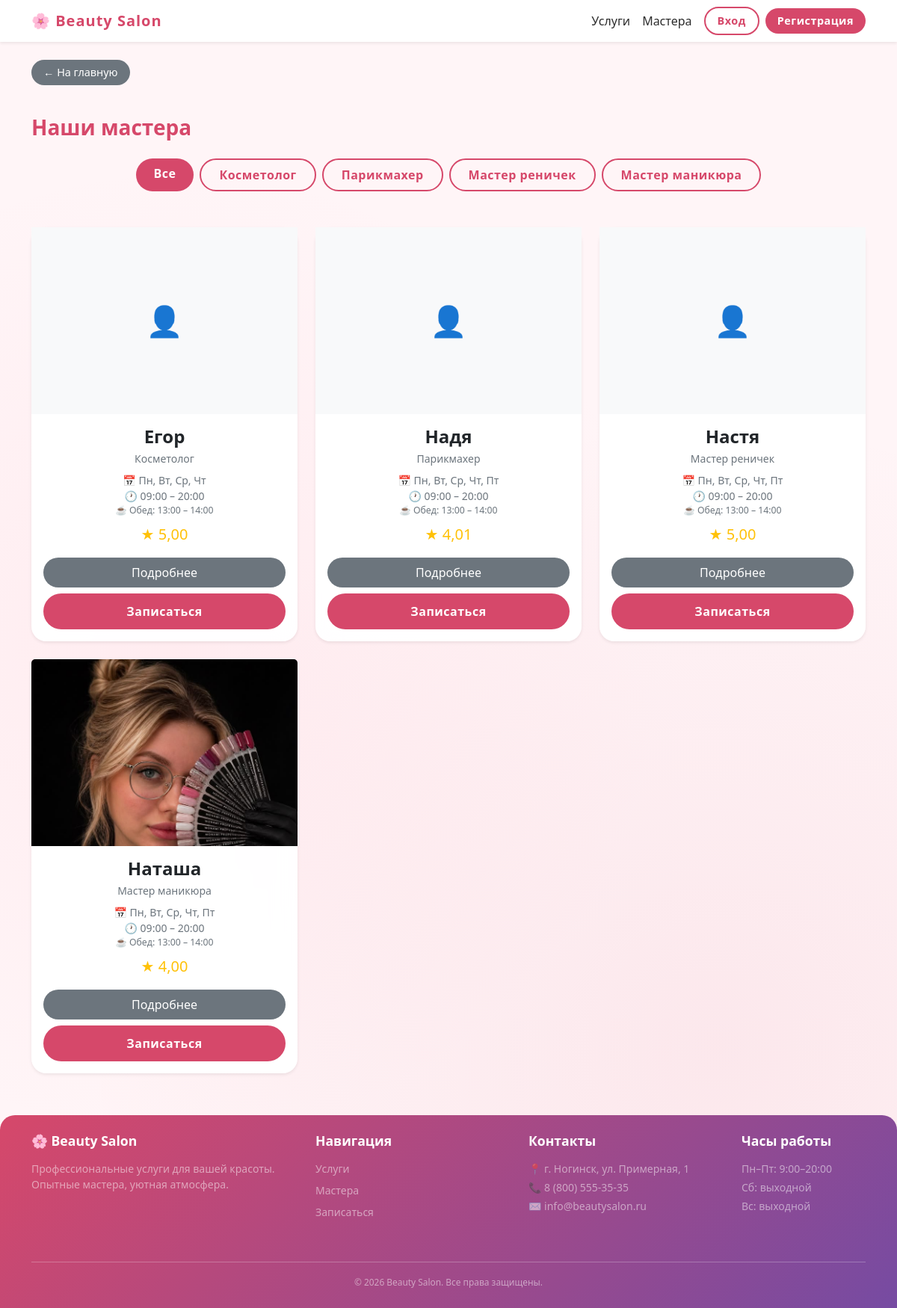
Page /masters/ on the committed database.
### catalogs/models.py (models this page shows, shortened)
class Master(models.Model):
    user = models.OneToOneField(
        CustomUser,
        on_delete=models.SET_NULL,
        null=True,
        blank=True,
        related_name='master_profile',
        verbose_name="Аккаунт мастера"
    )
    name = models.CharField("Имя", max_length=100)
    specialization = models.CharField("Специализация", max_length=100)
    photo = models.ImageField(upload_to='masters/', blank=True, null=True)
    rating = models.DecimalField(
        "Рейтинг",
        max_digits=3,
        decimal_places=2,
        default=0,
        validators=[MinValueValidator(0), MaxValueValidator(5)],
    )
    services = models.ManyToManyField(Service, related_name="masters", verbose_name="Услуги")
    work_days = models.CharField(
        "Рабочие дни",
        max_length=20,
        default="1,2,3,4,5",
        help_text="Номера дней через запятую: 1=Пн, 2=Вт, 3=Ср, 4=Чт, 5=Пт, 6=Сб, 7=Вс"
    )
    work_start = models.TimeField(
        "Начало рабочего дня",
        default="09:00",
        help_text="Например: 09:00"
    )
    work_end = models.TimeField(
        "Конец рабочего дня",
        default="20:00",
        help_text="Например: 20:00"
    )
    lunch_start = models.TimeField(
        "Начало обеда",
        default="13:00",
        blank=True,
        null=True,
        help_text="Оставьте пустым, если обеда нет"
    )
    lunch_end = models.TimeField(
        "Конец обеда",
        default="14:00",
        blank=True,
        null=True,
        help_text="Оставьте пустым, если обеда нет"
    )
    class Meta:
        verbose_name = "Мастер"
        verbose_name_plural = "Мастера"
        ordering = ["name"]
    def get_work_days_list(self):
        if not self.work_days:
            return []
        return [int(day.strip()) for day in self.work_days.split(',') if day.strip().isdigit()]
    def get_work_days_display(self):
        days_names = {
            1: "Пн", 2: "Вт", 3: "Ср", 4: "Чт",
            5: "Пт", 6: "Сб", 7: "Вс"
        }
        work_days = self.get_work_days_list()
        return ", ".join(days_names.get(d, "") for d in sorted(work_days))

### catalogs/views.py (the view)
# urls.py: path("masters/", views.masters_list, name="masters_list"),
def masters_list(request):
    specialization = request.GET.get("specialization")
    masters = Master.objects.all()
    active_specialization = None
    if specialization:
        active_specialization = specialization
        masters = masters.filter(specialization__icontains=specialization)
    specializations = Master.objects.values_list('specialization', flat=True).distinct()
    return render(request, "catalogs/masters_list.html", {
        "masters": masters,
        "specializations": specializations,
        "active_specialization": active_specialization,
    })

### templates/catalogs/masters_list.html (shortened to what this page needs)
{% extends "base.html" %}
{% block content %}
    <h3 class="fw-bold mb-4 text-accent">Наши мастера</h3>
    {% if specializations %}
    <div class="d-flex flex-wrap justify-content-center gap-2 mb-5">
        <a href="{% url 'catalogs:masters_list' %}"
           class="{% if active_specialization is None %}btn-main{% else %}btn-outline-main{% endif %} rounded-pill-custom px-4 py-2">
            Все
        </a>
        {% for spec in specializations %}
        <a href="{% url 'catalogs:masters_list' %}?specialization={{ spec }}"
           class="{% if active_specialization == spec %}btn-main{% else %}btn-outline-main{% endif %} rounded-pill-custom px-4 py-2">
            {{ spec }}
        </a>
        {% endfor %}
    </div>
    {% endif %}
    <div class="row g-4">
        {% for master in masters %}
        <div class="col-md-4 col-sm-6">
            <div class="card h-100 border-0 shadow-sm hover-shadow transition">
                {% if master.photo %}
                <img src="{{ master.photo.url }}" class="card-img-top" alt="{{ master.name }}" style="height: 250px; object-fit: cover; object-position: top;">
                {% else %}
                <div class="d-flex align-items-center justify-content-center bg-light" style="height: 250px;">
                    <span class="text-muted-custom fs-1">👤</span>
                </div>
                {% endif %}
                <div class="card-body d-flex flex-column text-center">
                    <h4 class="card-title fw-bold mb-1">{{ master.name }}</h4>
                    <p class="text-muted-custom mb-2 small">{{ master.specialization }}</p>
                    <div class="mb-2 small">
                        <div class="text-muted-custom">📅 {{ master.get_work_days_display }}</div>
                        <div class="text-muted-custom">
                            🕐 {{ master.work_start|time:"H:i" }} – {{ master.work_end|time:"H:i" }}
                        </div>
                        {% if master.lunch_start and master.lunch_end %}
                            <div class="text-muted-custom small">
                                ☕ Обед: {{ master.lunch_start|time:"H:i" }} – {{ master.lunch_end|time:"H:i" }}
                            </div>
                        {% endif %}
                    </div>
                    {% if master.rating > 0 %}
                    <div class="mb-3 text-warning fs-5">★ {{ master.rating }}</div>
                    {% else %}
                    <div class="mb-3 text-muted-custom small">Рейтинг пока не установлен</div>
                    {% endif %}
                    <div class="mt-auto d-grid gap-2">
                        <button type="button"
                                class="btn-secondary-custom rounded-pill-custom"
                                data-bs-toggle="modal"
                                data-bs-target="#masterModal"
                                data-bs-title="{{ master.name }}"
                                data-bs-desc="{{ master.specialization }}"
                                data-bs-rating="{{ master.rating }}"
                                data-bs-schedule="{{ master.get_work_days_display }}, {{ master.work_start|time:'H:i' }} – {{ master.work_end|time:'H:i' }}">
                            Подробнее
                        </button>
                        <a href="{% url 'catalogs:create_appointment' %}?master={{ master.id }}" class="btn-main rounded-pill-custom">
                            Записаться
                        </a>
                    </div>
                </div>
            </div>
        </div>
        {% empty %}
        <div class="col-12 text-center py-5 bg-light rounded-3">
            <p class="lead text-muted-custom mb-0">Пока нет добавленных мастеров 😔</p>
            <a href="{% url 'catalogs:services_list' %}" class="btn-outline-main mt-3 rounded-pill-custom">Посмотреть услуги</a>
        </div>
        {% endfor %}
    </div>
{% endblock %}

### templates/base.html (shortened to what this page needs)
{% load static %}
<!DOCTYPE html>
<html lang="ru">
<head>
    <link href="https://cdn.jsdelivr.net/npm/bootstrap@5.3.0/dist/css/bootstrap.min.css" rel="stylesheet">
    <link rel="stylesheet" href="{% static 'base.css' %}">
</head>
<body class="d-flex flex-column min-vh-100">
    <nav class="navbar navbar-expand-lg navbar-light bg-white shadow-sm sticky-top">
        <div class="container">
            <a class="navbar-brand fw-bold" href="{% url 'catalogs:home' %}">🌸 Beauty Salon</a>
            <div class="collapse navbar-collapse" id="navbarNav">
                <ul class="navbar-nav ms-auto mb-2 mb-lg-0 align-items-center">
                    <li class="nav-item"><a class="nav-link" href="{% url 'catalogs:services_list' %}">Услуги</a></li>
                    <li class="nav-item"><a class="nav-link" href="{% url 'catalogs:masters_list' %}">Мастера</a></li>
                    {% if user.is_authenticated %}
                        <li class="nav-item">
                            <a class="nav-link fw-semibold" href="{% url 'catalogs:profile' %}">
                                👤 {{ user.username }}
                            </a>
                        </li>
                        {% if user.role == 'master' %}
                        <li class="nav-item">
                            <a class="nav-link text-accent" href="{% url 'catalogs:master_dashboard' %}">
                                📊 Мой график
                            </a>
                        </li>
                        {% endif %}
                        {% if user.role == 'admin' or user.is_staff %}
                        <li class="nav-item">
                            <a class="nav-link text-accent" href="{% url 'catalogs:salon_admin_dashboard' %}">
                                🏢 Управление
                            </a>
                        </li>
                        <li class="nav-item">
                            <a class="nav-link text-muted-custom" href="/admin/" target="_blank">Админка</a>
                        </li>
                        {% endif %}
                        <li class="nav-item ms-lg-2">
                            <form action="{% url 'accounts:logout' %}" method="post" style="margin: 0;">
                                {% csrf_token %}
                                <button type="submit" class="btn-outline-danger-custom btn-sm-custom rounded-pill-custom px-3">
                                    Выход
                                </button>
                            </form>
                        </li>
                    {% else %}
                        <li class="nav-item ms-lg-2">
                            <a class="btn-outline-main btn-sm-custom rounded-pill-custom px-3" href="{% url 'accounts:login' %}">Вход</a>
                        </li>
                        <li class="nav-item ms-2">
                            <a class="btn-main btn-sm-custom rounded-pill-custom px-3" href="{% url 'accounts:register' %}">Регистрация</a>
                        </li>
                    {% endif %}
                </ul>
            </div>
        </div>
    </nav>
    <main class="main-wrapper flex-grow-1">
        <div class="container py-4">
            {% if request.resolver_match.url_name != 'home' %}
            <a href="{% url 'catalogs:home' %}" class="btn-secondary-custom btn-sm-custom rounded-pill-custom mb-3">
                ← На главную
            </a>
            {% endif %}
            <div>
                {% block content %}{% endblock %}
            </div>
        </div>
    </main>
    <footer class="footer mt-auto py-4">
        <div class="container">
            <div class="row">
                <div class="col-md-4 mb-3">
                    <h5 class="fw-bold">🌸 Beauty Salon</h5>
                    <p class="small text-white-50 mb-0">
                        Профессиональные услуги для вашей красоты.<br>
                        Опытные мастера, уютная атмосфера.
                    </p>
                </div>
                <div class="col-md-3 mb-3">
                    <h5 class="fw-bold">Навигация</h5>
                    <ul class="list-unstyled small">
                        <li class="mb-2"><a href="{% url 'catalogs:services_list' %}" class="text-decoration-none text-white-50">Услуги</a></li>
                        <li class="mb-2"><a href="{% url 'catalogs:masters_list' %}" class="text-decoration-none text-white-50">Мастера</a></li>
                        <li class="mb-2"><a href="{% url 'catalogs:create_appointment' %}" class="text-decoration-none text-white-50">Записаться</a></li>
                    </ul>
                </div>
                <div class="col-md-3 mb-3">
                    <h5 class="fw-bold">Контакты</h5>
                    <ul class="list-unstyled small text-white-50">
                        <li class="mb-1">📍 г. Ногинск, ул. Примерная, 1</li>
                        <li class="mb-1">📞 <a href="tel:+78005553535" class="text-decoration-none text-white-50">8 (800) 555-35-35</a></li>
                        <li class="mb-1">✉️ info@beautysalon.ru</li>
                    </ul>
                </div>
                <div class="col-md-2 mb-3">
                    <h5 class="fw-bold">Часы работы</h5>
                    <ul class="list-unstyled small text-white-50">
                        <li class="mb-1">Пн–Пт: 9:00–20:00</li>
                        <li class="mb-1">Сб: выходной</li>
                        <li class="mb-1">Вс: выходной</li>
                    </ul>
                </div>
            </div>
            <div class="footer-bottom text-center mt-4 pt-3 border-top border-white border-opacity-25">
                <small class="text-white-50">© {% now "Y" %} Beauty Salon. Все права защищены.</small>
            </div>
        </div>
    </footer>
</body>
</html>

### static/base.css (style rules this page uses)
:root { --pink-main: #FFB7C5; --pink-dark: #D6486A; --pink-dark-hover: #b03a55; --glass-bg: rgba(255, 255, 255, 0.95); --shadow-soft: 0 10px 30px rgba(214, 72, 106, 0.2); --text-dark: #2C2C2C; --text-muted: #6c757d; --border-light: #eee; }
body { background-color: #FFF5F7; background-image: radial-gradient(circle at 20% 50%, rgba(255, 183, 197, 0.15) 0%, transparent 50%), radial-gradient(circle at 80% 80%, rgba(214, 72, 106, 0.08) 0%, transparent 50%); color: var(--text-dark); font-family: 'Segoe UI', Roboto, Helvetica, Arial, sans-serif; display: flex; flex-direction: column; min-height: 100vh; }
a { color: var(--pink-dark); text-decoration: none; transition: color 0.2s; }
.navbar { box-shadow: 0 2px 10px rgba(0,0,0,0.05); background-color: white !important; }
.navbar-brand { font-weight: 700; letter-spacing: 1px; color: var(--pink-dark) !important; }
.navbar-light .navbar-nav .nav-link { color: var(--text-dark); font-weight: 500; transition: color 0.2s; }
.main-wrapper { flex: 1; padding-bottom: 2rem; }
.card { border: none; border-radius: 20px; background: var(--glass-bg); backdrop-filter: blur(15px); -webkit-backdrop-filter: blur(15px); box-shadow: var(--shadow-soft); transition: transform 0.3s ease, box-shadow 0.3s ease; }
.hover-shadow { transition: transform 0.3s ease, box-shadow 0.3s ease; }
h1, h2, h3, h4, h5 { color: var(--text-dark); }
.btn-main { display: inline-block; background-color: var(--pink-dark); color: white; border: none; padding: 0.75rem 1.5rem; font-weight: 600; letter-spacing: 0.5px; transition: all 0.2s; border-radius: 50px; text-decoration: none; cursor: pointer; text-align: center; }
.btn-outline-main { display: inline-block; background: transparent; color: var(--pink-dark); border: 2px solid var(--pink-dark); padding: 0.65rem 1.5rem; font-weight: 600; letter-spacing: 0.5px; transition: all 0.2s; border-radius: 50px; text-decoration: none; cursor: pointer; text-align: center; }
.btn-secondary-custom { display: inline-block; background-color: #6c757d; color: white; border: none; padding: 0.5rem 1rem; font-weight: 500; border-radius: 50px; cursor: pointer; transition: all 0.2s; text-decoration: none; }
.btn-sm-custom { padding: 0.4rem 1rem; font-size: 0.9rem; }
.text-accent { color: var(--pink-dark); }
.text-muted-custom { color: var(--text-muted); }
.footer { margin-top: auto; padding: 2.5rem 0 1.5rem; background: linear-gradient(135deg, #D6486A 0%, #764ba2 100%); color: rgba(255, 255, 255, 0.9); border-radius: 20px 20px 0 0; }
.footer h5 { color: white; font-weight: 700; margin-bottom: 1rem; font-size: 1.1rem; }
.footer a { color: rgba(255, 255, 255, 0.8); text-decoration: none; transition: color 0.2s; }
.footer .footer-bottom { border-top: 1px solid rgba(255, 255, 255, 0.2); padding-top: 1rem; margin-top: 1.5rem; font-size: 0.85rem; text-align: center; color: rgba(255, 255, 255, 0.7); }
.rounded-pill-custom { border-radius: 50px; }

### rows in the picture
Master: name "Егор", specialization "Косметолог", work_days "Пн, Вт, Ср, Чт", work_start "09:00", work_end "20:00", lunch_start "13:00", lunch_end "14:00", rating "5,00"
Master: name "Надя", specialization "Парикмахер", work_days "Пн, Вт, Ср, Чт, Пт", work_start "09:00", work_end "20:00", lunch_start "13:00", lunch_end "14:00", rating "4,01"
Master: name "Настя", specialization "Мастер реничек", work_days "Пн, Вт, Ср, Чт, Пт", work_start "09:00", work_end "20:00", lunch_start "13:00", lunch_end "14:00", rating "5,00"
Master: photo (picture), name "Наташа", specialization "Мастер маникюра", work_days "Пн, Вт, Ср, Чт, Пт", work_start "09:00", work_end "20:00", lunch_start "13:00", lunch_end "14:00", rating "4,00"

### other values in the picture
{{ spec }} "Косметолог" "Парикмахер" "Мастер реничек" "Мастер маникюра"
